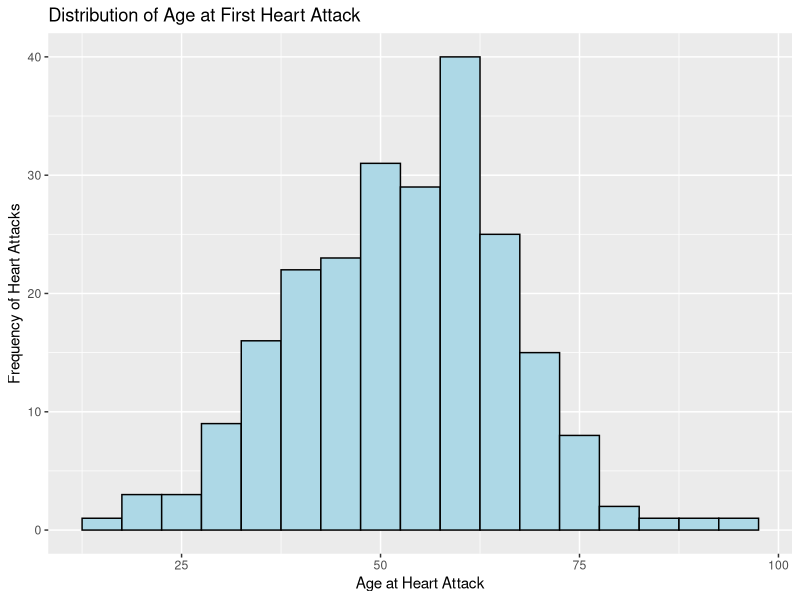

This figure's R source:
# 02_make_figure1.R

library(readr)
library(ggplot2)

data <- read_csv("data/male_w_heartattack_analysis.csv")

# Figure 1
figure1 <- ggplot(data, aes(x = age_heart_attack)) +
  geom_histogram(binwidth = 5, fill = "lightblue", color = "black") +
  labs(title = "Distribution of Age at First Heart Attack",
       x = "Age at Heart Attack",
       y = "Frequency of Heart Attacks")

ggsave("output/figure1.png", plot = figure1)
